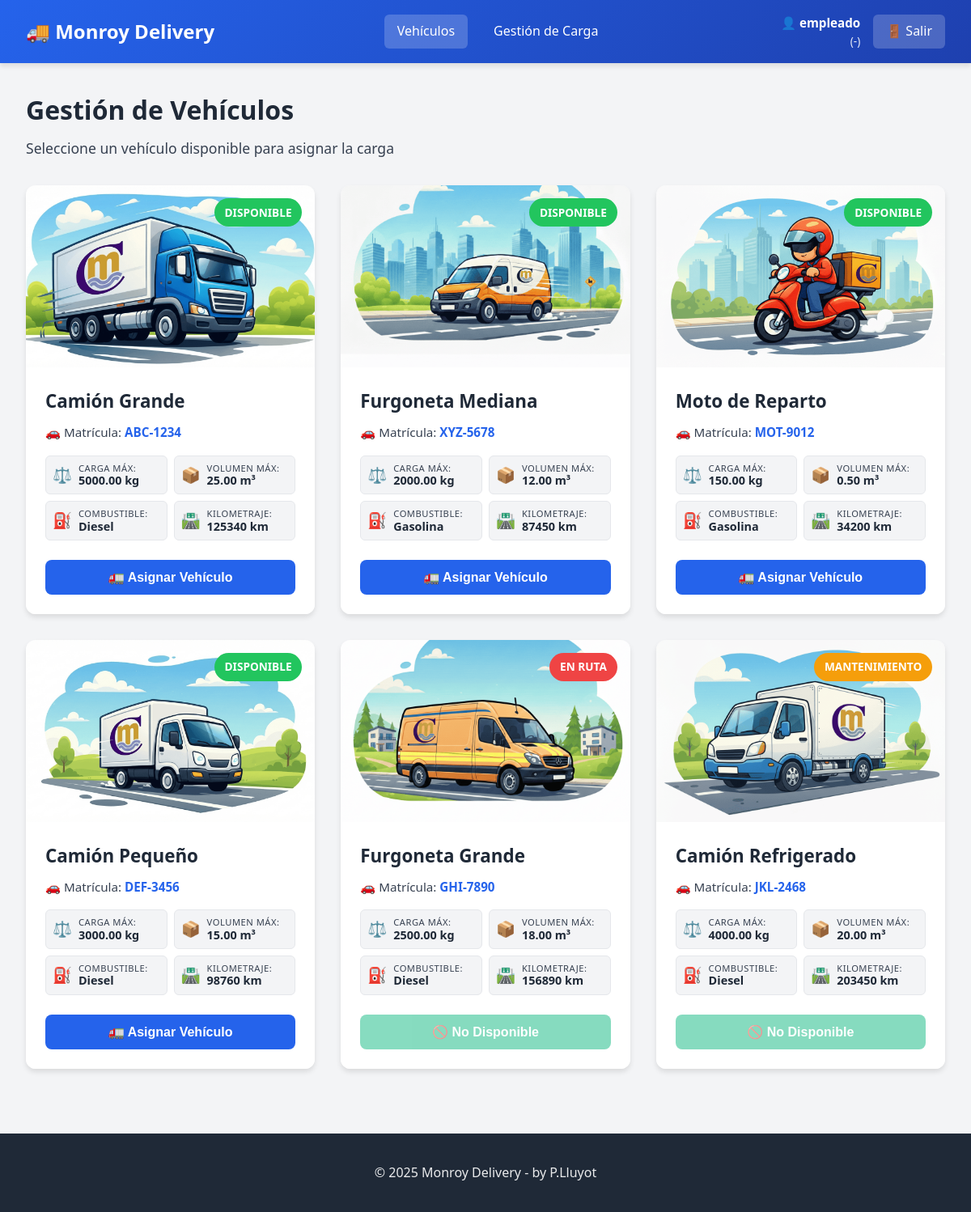
Page /EXAMENMVC4-IA/Examen4_2526/routes/web.php (signed in) on the committed database.
### tables this page shows
CREATE TABLE vehiculos (
    id INT AUTO_INCREMENT PRIMARY KEY,
    nombre VARCHAR(100) NOT NULL,
    matricula VARCHAR(20) UNIQUE NOT NULL,
    carga_maxima DECIMAL(10,2) NOT NULL,
    volumen_maximo DECIMAL(10,2) NOT NULL,
    combustible ENUM('Gasolina', 'Diesel', 'Eléctrico', 'Híbrido') NOT NULL DEFAULT 'Diesel',
    km INT UNSIGNED NOT NULL DEFAULT 0,
    estado ENUM('Disponible', 'En Ruta', 'Mantenimiento') DEFAULT 'Disponible',
    imagen VARCHAR(255) NULL,
    fecha_creacion TIMESTAMP DEFAULT CURRENT_TIMESTAMP
);

### EXAMENMVC4-IA/Examen4_2526/app/controllers/Controller.php (called while the page is built, shortened)
<?php
class Controller {
    protected static function view(string $vista, array $datos = []){
        extract($datos);
        require_once "../app/views/$vista.php";
    }
}

### EXAMENMVC4-IA/Examen4_2526/app/controllers/LogisticaController.php (called while the page is built, shortened)
<?php
class LogisticaController extends Controller
{
    public static function index()
    {
        $mensaje = null;
        $tipo_mensaje = "";
        $logisticamodel = new LogisticaModel();
        $datos = $logisticamodel->obtenerTodos();
        $empleado = $_SESSION['usuario'] ?? null;
        self::view("index_view", ["mensaje"=>$mensaje, "tipo_mensaje"=>$tipo_mensaje, "datos"=>$datos, "empleado"=>$empleado]);
    }
}

### EXAMENMVC4-IA/Examen4_2526/routes/web.php (called while the page is built, shortened)
<?php
Route::handleRoute();

### EXAMENMVC4-IA/Examen4_2526/lib/Database.php (called while the page is built, shortened)
<?php
class Database {
    private $conn;
    public function __construct(){
        $this->conn = new mysqli(BD_HOST, BD_USER, BD_PASS, BD_NAME);
        $this->conn-> set_charset("utf8");
    }
    public function executeQuery($sql, $params = []){
        $stmt = $this->conn->prepare($sql);
        $stmt->execute();
        $result = $stmt->get_result();
        $data = $result->fetch_all(MYSQLI_ASSOC);
        return $data;
    }
}

### EXAMENMVC4-IA/Examen4_2526/app/models/LogisticaModel.php (called while the page is built, shortened)
<?php
class LogisticaModel
{
    private $db;
    public function __construct()
    {
        $this->db = new Database();
    }
    public function obtenerTodos()
    {
        $sql = "SELECT id, nombre, matricula, carga_maxima, volumen_maximo, combustible, km, imagen, estado FROM vehiculos";
        return $this->db->executeQuery($sql);
    }
}

### EXAMENMVC4-IA/Examen4_2526/app/views/index_view.php (the view, shortened to what this page needs)
<!DOCTYPE html>
<html lang="es">
<head>
    <link rel="stylesheet" href="css/styles.css">
</head>
<body>
    <header class="main-header">
        <div class="header-container">
            <div class="header-logo">
                <h1>🚚 Monroy Delivery</h1>
            </div>
            <nav class="main-nav">
                <a href="." class="nav-link active">Vehículos</a>
                <a href="carga" class="nav-link">Gestión de Carga</a>
            </nav>
            <div class="header-user">
                <div class="user-info">
                    <span class="user-name">👤 <?= $empleado['nombre'] ?? 'empleado'; ?> <?= $empleado['apellidos']??''?></span>
                    <span class="user-role">(<?= $empleado['rol'] ?? '-'; ?>)</span>
                </div>
                <a href="logout" class="btn-logout">🚪 Salir</a>
            </div>
        </div>
    </header>
    <main class="main-content">
        <div class="content-container">
            <section class="page-header">
                <h2>Gestión de Vehículos</h2>
                <p class="page-description">Seleccione un vehículo disponible para asignar la carga</p>
            </section>
            <section class="vehicles-grid">
                <?php if(empty($datos)): ?>
                    <h1>No hay vehículos disponibles</h1>
                <?php else: ?>
                <?php foreach ($datos as $coche): ?>
                    <?php
                    $estado = $coche['estado'];
                    $estilo = "";
                    if ($estado == "Disponible") {
                        $estilo = "status-available";
                    }
                    if ($estado == "En Ruta") {
                        $estilo = "status-busy";
                    }
                    if ($estado == "Mantenimiento") {
                        $estilo = "status-maintenance";
                    }
                    ?>
                    <article class="vehicle-card">
                        <div class="vehicle-image">
                            <img src="./img/vehiculos/<?= $coche['imagen'] ?>" alt="nombre del vehículo">
                            <span class="vehicle-status <?= $estilo ?>"><?= $coche['estado'] ?></span>
                        </div>
                        <div class="vehicle-info">
                            <h3 class="vehicle-name"><?= $coche["nombre"] ?></h3>
                            <p class="vehicle-plate">🚗 Matrícula: <strong><?= $coche["matricula"] ?></strong></p>
                            <div class="vehicle-specs">
                                <div class="spec-item">
                                    <span class="spec-icon">⚖️</span>
                                    <div class="spec-content">
                                        <span class="spec-label">Carga Máx:</span>
                                        <span class="spec-value"><?= $coche["carga_maxima"] ?> kg</span>
                                    </div>
                                </div>
                                <div class="spec-item">
                                    <span class="spec-icon">📦</span>
                                    <div class="spec-content">
                                        <span class="spec-label">Volumen Máx:</span>
                                        <span class="spec-value"><?= $coche["volumen_maximo"] ?> m³</span>
                                    </div>
                                </div>
                                <div class="spec-item">
                                    <span class="spec-icon">⛽</span>
                                    <div class="spec-content">
                                        <span class="spec-label">Combustible:</span>
                                        <span class="spec-value"><?= $coche["combustible"] ?></span>
                                    </div>
                                </div>
                                <div class="spec-item">
                                    <span class="spec-icon">🛣️</span>
                                    <div class="spec-content">
                                        <span class="spec-label">Kilometraje:</span>
                                        <span class="spec-value"><?= $coche["km"] ?> km</span>
                                    </div>
                                </div>
                            </div>
                        </div>
                        <div class="vehicle-actions">
                            <?php if ($coche['estado'] == 'Disponible'): ?>
                                <form action="asignar-vehiculo" method="POST">
                                    <button type="submit" class="btn btn-primary btn-block">
                                        🚛 Asignar Vehículo
                                    </button>
                                </form>
                            <?php else: ?>
                                <button class="btn btn-secondary btn-block" disabled>
                                    🚫 No Disponible
                                </button>
                            <?php endif; ?>
                        </div>
                    </article>
                <?php endforeach; ?>
                <?php endif; ?>
            </section>
        </div>
    </main>
    <footer class="main-footer">
        <div class="footer-container">
            <p>&copy; 2025 Monroy Delivery - by P.Lluyot</p>
        </div>
    </footer>
</body>
</html>

### EXAMENMVC4-IA/Examen4_2526/lib/Route.php (shortened to what this page needs)
<?php
class Route
{
    private static array $routes = [];
    public static function get(string $uri, callable $callback)
    {
        self::$routes['GET'][$uri] = $callback;
    }
    public static function post(string $uri, callable $callback)
    {
        self::$routes['POST'][$uri] = $callback;
    }
    public static function handleRoute()
    {
        $script_name = $_SERVER['SCRIPT_NAME'];
        $uri = $_SERVER['REQUEST_URI'];
        $method = $_SERVER['REQUEST_METHOD'];
        $base_ruta = str_replace('index.php', '', $script_name);
        if ($base_ruta !== '/') {
            $ruta = str_replace($base_ruta, '/', $uri);
        } else {
            $ruta = $uri;
        }
        if (isset(self::$routes[$method][$ruta])) {
            call_user_func(self::$routes[$method][$ruta]);
            return;
        } else
            echo "La ruta no existe-> 404 ERROR";
    }
}

### rows in the picture
vehiculos: imagen (picture), estado "DISPONIBLE", nombre "Camión Grande", matricula "ABC-1234", carga_maxima "5000.00", volumen_maximo "25.00", combustible "Diesel", km "125340"
vehiculos: imagen (picture), estado "DISPONIBLE", nombre "Furgoneta Mediana", matricula "XYZ-5678", carga_maxima "2000.00", volumen_maximo "12.00", combustible "Gasolina", km "87450"
vehiculos: imagen (picture), estado "DISPONIBLE", nombre "Moto de Reparto", matricula "MOT-9012", carga_maxima "150.00", volumen_maximo "0.50", combustible "Gasolina", km "34200"
vehiculos: imagen (picture), estado "DISPONIBLE", nombre "Camión Pequeño", matricula "DEF-3456", carga_maxima "3000.00", volumen_maximo "15.00", combustible "Diesel", km "98760"
vehiculos: imagen (picture), estado "EN RUTA", nombre "Furgoneta Grande", matricula "GHI-7890", carga_maxima "2500.00", volumen_maximo "18.00", combustible "Diesel", km "156890", shows "🚫 No Disponible"
vehiculos: imagen (picture), estado "MANTENIMIENTO", nombre "Camión Refrigerado", matricula "JKL-2468", carga_maxima "4000.00", volumen_maximo "20.00", combustible "Diesel", km "203450", shows "🚫 No Disponible"

### other values in the picture
$empleado['nombre'] "empleado"
$empleado['rol'] "-"
